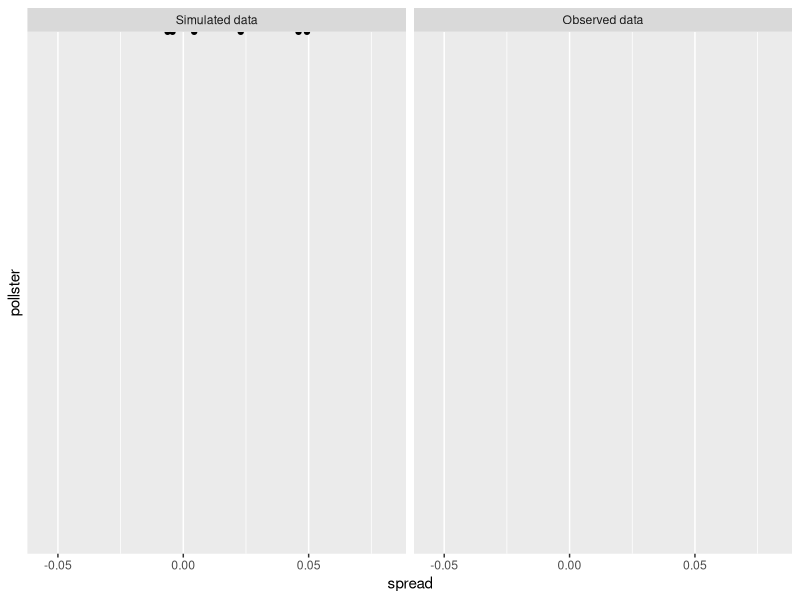
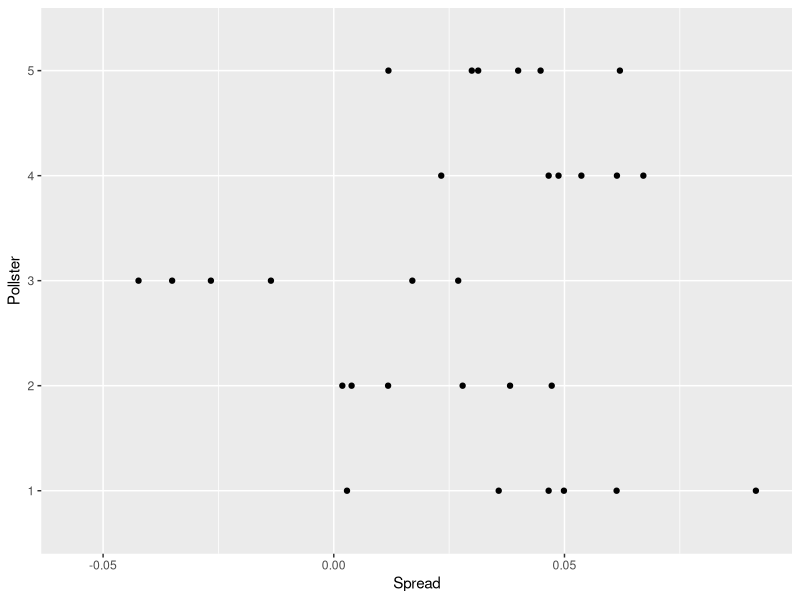
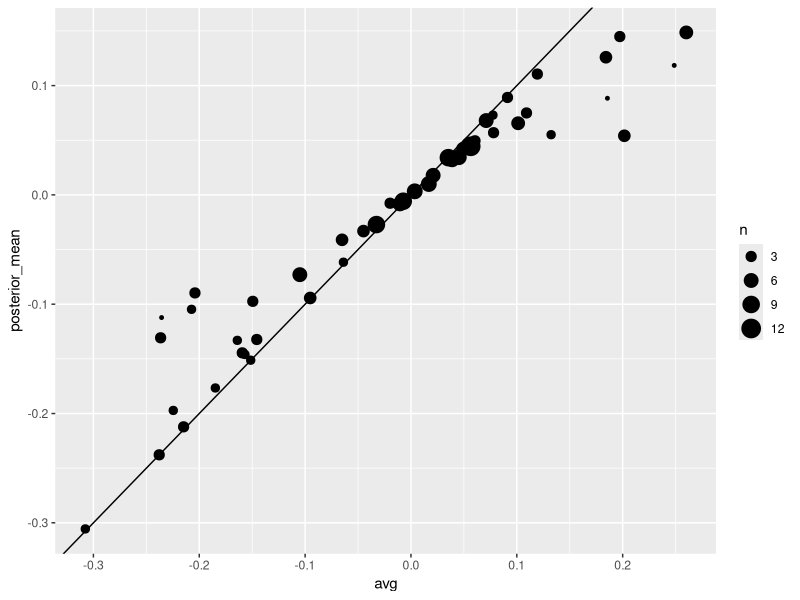
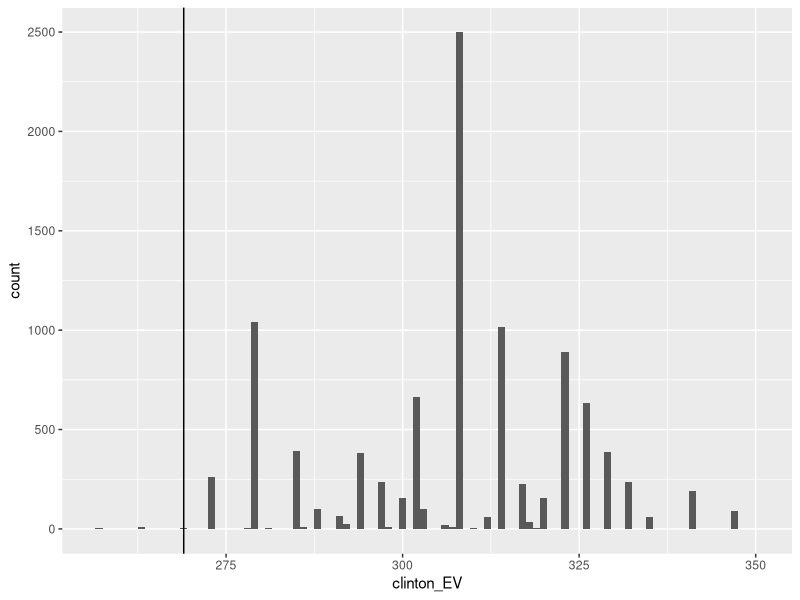
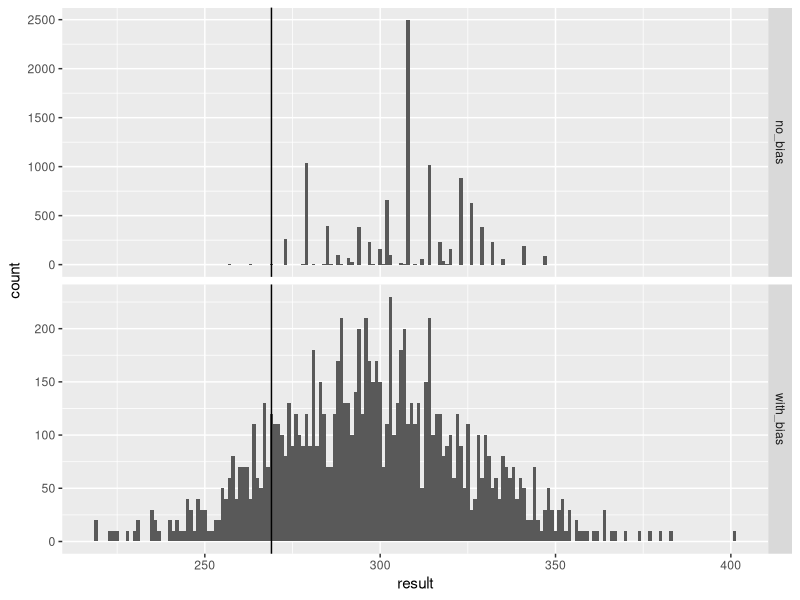
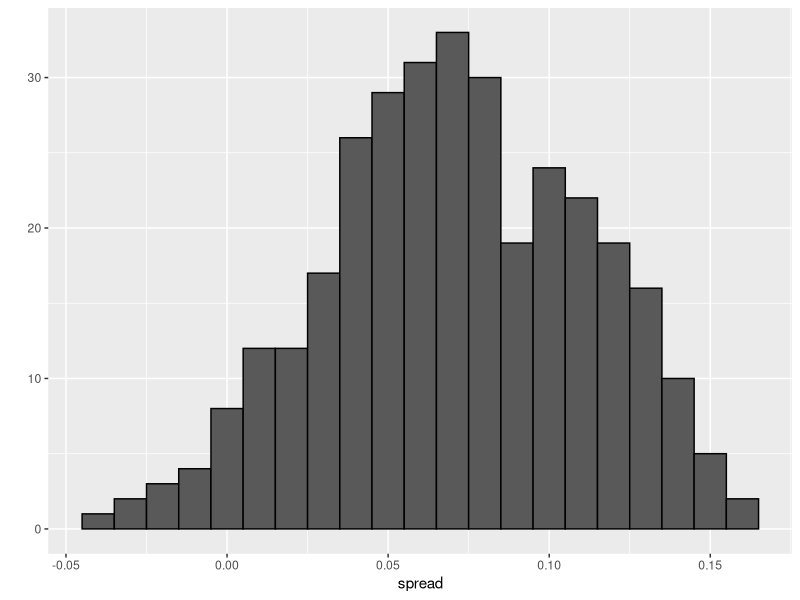
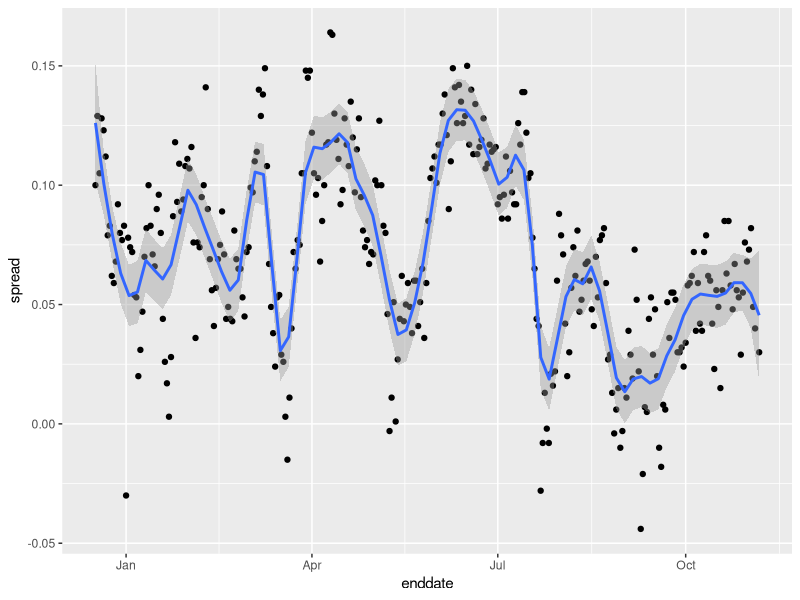
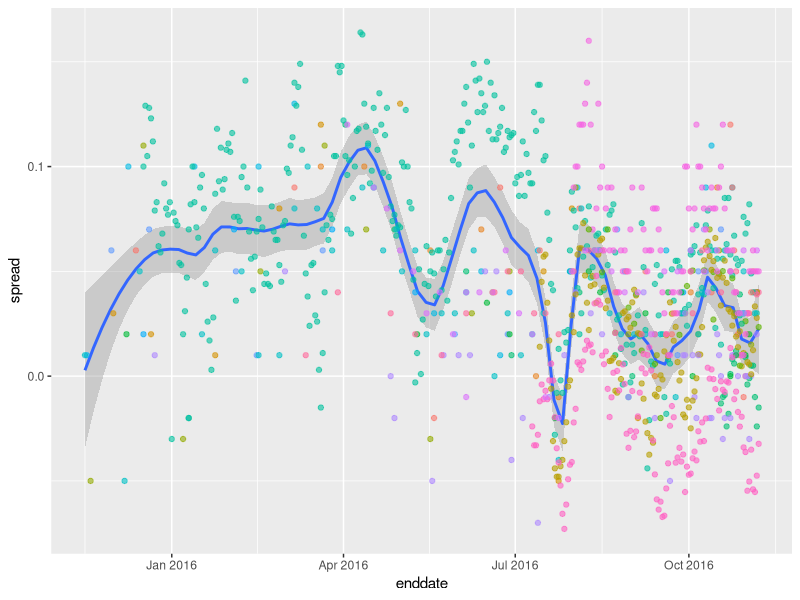

These charts were generated, in order, by the following R code:
## ---- chunk 1
library(tidyverse)
library(dslabs)
polls <- polls_us_election_2016 %>% 
  filter(state == "U.S." & enddate >= "2016-10-31" &
           (grade %in% c("A+","A","A-","B+") | is.na(grade))) %>% 
  mutate(spread = rawpoll_clinton/100 - rawpoll_trump/100)

one_poll_per_pollster <- polls %>% group_by(pollster) %>% 
  filter(enddate == max(enddate)) %>%
  ungroup()

results <- one_poll_per_pollster %>% 
  summarize(avg = mean(spread), se = sd(spread)/sqrt(length(spread))) %>% 
  mutate(start = avg - 1.96*se, end = avg + 1.96*se) 
## ---- chunk 2
mu <- 0
tau <- 0.035
sigma <- results$se
Y <- results$avg
B <- sigma^2 / (sigma^2 + tau^2)

posterior_mean <- B*mu + (1-B)*Y
posterior_se <- sqrt( 1/ (1/sigma^2 + 1/tau^2))

posterior_mean
posterior_se
## ---- chunk 3
posterior_mean + c(-1.96, 1.96)*posterior_se
## ---- chunk 4
1 - pnorm(0, posterior_mean, posterior_se)
## ---- chunk 5
set.seed(3)
J <- 6
N <- 2000
d <- .021
p <- (d + 1)/2
X <- d + rnorm(J, 0, 2 * sqrt(p * (1 - p) / N))
## ---- chunk 6
I <- 5
J <- 6
N <- 2000
X <- sapply(1:I, function(i){
  d + rnorm(J, 0, 2 * sqrt(p * (1 - p) / N))
})
## ---- chunk 7
polls %>% group_by(pollster) %>% 
  filter(n() >= 6) %>% ungroup() %>%
  select(pollster, spread) %>%
  mutate(type = "Observed data", pollster = as.character(pollster)) %>%
  bind_rows(data.frame(spread = as.vector(X) , 
                      pollster = I(rep(as.character(1:I), each=J)),
                      type = I("Simulated data"))) %>%
  mutate(type = factor(type, levels = c("Simulated data", "Observed data"))) %>%
  ggplot(aes(pollster, spread)) + 
  geom_point() + 
  coord_flip() +
  facet_wrap( ~ type, scales = "free_y")
## ---- chunk 8
I <- 5
J <- 6
N <- 2000
d <- .021
p <- (d + 1) / 2
h <- rnorm(I, 0, 0.025)
X <- sapply(1:I, function(i){
  d + h[i] + rnorm(J, 0, 2 * sqrt(p * (1 - p) / N))
})
## ---- chunk 9
data.frame(Spread = as.vector(X) , Pollster = as.factor(rep(1:I, each=J))) %>%
  ggplot(aes(Pollster, Spread)) +
  geom_point() +
  scale_y_continuous(limit = c(-0.056, 0.092)) +
  coord_flip()
## ---- chunk 10
sd(one_poll_per_pollster$spread)
## ---- chunk 11
mu <- 0
tau <- 0.035
sigma <- sqrt(results$se^2 + .025^2)
Y <- results$avg
B <- sigma^2 / (sigma^2 + tau^2)

posterior_mean <- B*mu + (1-B)*Y
posterior_se <- sqrt( 1/ (1/sigma^2 + 1/tau^2))

1 - pnorm(0, posterior_mean, posterior_se)
## ---- chunk 12
results_us_election_2016 %>% top_n(5, electoral_votes)
## ---- chunk 13
results <- polls_us_election_2016 %>%
  filter(state!="U.S." & 
           !str_detect(state, "CD") & 
           enddate >="2016-10-31" & 
           (grade %in% c("A+","A","A-","B+") | is.na(grade))) %>%
  mutate(spread = rawpoll_clinton/100 - rawpoll_trump/100) %>%
  group_by(state) %>%
  summarize(avg = mean(spread), sd = sd(spread), n = n()) %>%
  mutate(state = as.character(state))
## ---- chunk 14
results %>% arrange(abs(avg))
## ---- chunk 15
results <- left_join(results, results_us_election_2016, by = "state")
## ---- chunk 16
results_us_election_2016 %>% filter(!state %in% results$state) %>% pull(state)
## ---- chunk 17
results <- results %>%
  mutate(sd = ifelse(is.na(sd), median(results$sd, na.rm = TRUE), sd))
## ---- chunk 18
mu <- 0
tau <- 0.02
results %>% mutate(sigma = sd/sqrt(n), 
                   B = sigma^2 / (sigma^2 + tau^2),
                   posterior_mean = B * mu + (1 - B) * avg,
                   posterior_se = sqrt(1/ (1/sigma^2 + 1/tau^2)))
## ---- chunk 19
results %>% mutate(sigma = sd / sqrt(n), 
                   B = sigma^2 / (sigma^2 + tau^2),
                   posterior_mean = B * mu + (1 - B) * avg,
                   posterior_se = sqrt(1/ (1/sigma^2 + 1/tau^2))) %>%
  ggplot(aes(avg, posterior_mean, size = n)) + geom_point() + 
  geom_abline(slope = 1, intercept = 0)
## ---- chunk 20
B <- 10000
mu <- 0
tau <- 0.02
clinton_EV <- replicate(B, {
  results %>% mutate(sigma = sd/sqrt(n), 
                   B = sigma^2 / (sigma^2 + tau^2),
                   posterior_mean = B * mu + (1 - B) * avg,
                   posterior_se = sqrt(1 / (1/sigma^2 + 1/tau^2)),
                   result = rnorm(length(posterior_mean), 
                                  posterior_mean, posterior_se),
                   clinton = ifelse(result > 0, electoral_votes, 0)) %>% 
    summarize(clinton = sum(clinton)) %>% 
    pull(clinton) + 7
})

mean(clinton_EV > 269)
## ---- chunk 21
data.frame(clinton_EV) %>% 
  ggplot(aes(clinton_EV)) + 
  geom_histogram(binwidth = 1) +
  geom_vline(xintercept = 269)
## ---- chunk 22
tau <- 0.02
bias_sd <- 0.03
clinton_EV_2 <- replicate(1000, {
  results %>% mutate(sigma = sqrt(sd^2/n  + bias_sd^2),  
                   B = sigma^2 / (sigma^2 + tau^2),
                   posterior_mean = B*mu + (1-B)*avg,
                   posterior_se = sqrt( 1/ (1/sigma^2 + 1/tau^2)),
                   result = rnorm(length(posterior_mean), 
                                  posterior_mean, posterior_se),
                   clinton = ifelse(result>0, electoral_votes, 0)) %>% 
    summarize(clinton = sum(clinton) + 7) %>% 
    pull(clinton)
})
mean(clinton_EV_2 > 269)
## ---- chunk 23
data.frame(no_bias=clinton_EV, with_bias=clinton_EV_2) %>% gather(approach, result) %>%
  ggplot(aes(result)) + 
  geom_histogram(binwidth = 1) +
  geom_vline(xintercept = 269) +
  facet_grid(approach~., scales="free")
## ---- chunk 24
one_pollster <- polls_us_election_2016 %>% 
  filter(pollster == "Ipsos" & state == "U.S.") %>% 
  mutate(spread = rawpoll_clinton/100 - rawpoll_trump/100)
## ---- chunk 25
se <- one_pollster %>% 
  summarize(empirical = sd(spread), 
            theoretical = 2 * sqrt(mean(spread) * (1 - mean(spread)) /
                                     min(samplesize)))
se
## ---- chunk 26
qplot(spread, geom = "histogram", binwidth = 0.01, data = one_pollster, color = I("black"))
## ---- chunk 27
one_pollster %>% ggplot(aes(enddate, spread)) + 
  geom_point() + 
  geom_smooth(method = "loess", span = 0.1)
## ---- chunk 28
polls_us_election_2016 %>%
  filter(state == "U.S.") %>%
  group_by(pollster) %>%
  filter(n()>=10) %>%
  ungroup() %>%
  mutate(spread = rawpoll_clinton/100 - rawpoll_trump/100) %>%
  ggplot(aes(enddate, spread)) + 
  geom_smooth(method = "loess", span = 0.1) + 
  geom_point(aes(color=pollster), show.legend = FALSE, alpha=0.6) 
## ---- chunk 29
polls_us_election_2016 %>%
  filter(state == "U.S." & enddate>="2016-07-01") %>%
  select(enddate, pollster, rawpoll_clinton, rawpoll_trump) %>%
  rename(Clinton = rawpoll_clinton, Trump = rawpoll_trump) %>%
  gather(candidate, percentage, -enddate, -pollster) %>% 
  mutate(candidate = factor(candidate, levels = c("Trump","Clinton")))%>%
  group_by(pollster) %>%
  filter(n()>=10) %>%
  ungroup() %>%
  ggplot(aes(enddate, percentage, color = candidate)) +  
  geom_point(show.legend = FALSE, alpha=0.4)  + 
  geom_smooth(method = "loess", span = 0.15) +
  scale_y_continuous(limits = c(30,50))
## ---- chunk 30
library(tidyverse)
library(dslabs)
data("polls_us_election_2016")
polls <- polls_us_election_2016 %>% 
  filter(state != "U.S." & enddate >= "2016-10-31") %>% 
  mutate(spread = rawpoll_clinton/100 - rawpoll_trump/100)
